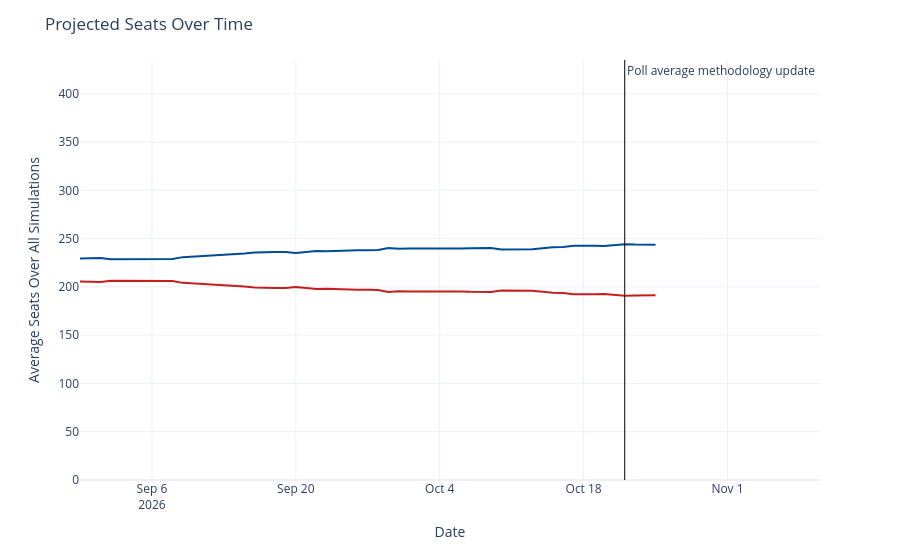

The notebook cell saved with this chart:
### Code cell
seats_over_time = output_ts[(output_ts['geo'] == 'US House') &
                             (output_ts['type'] == 'seats')]
seats_over_time['rep_seats'] = seats_over_time['y'].map(lambda x: 435 - x)
seats_over_time = seats_over_time.rename({'y': 'Democrats', 'rep_seats': 'Republicans'}, axis=1)
seats_time_ser = px.line(seats_over_time, x='date', y=['Democrats', 'Republicans'], template='plotly_white',
                        color_discrete_map={'Democrats': '#004b97', 'Republicans': '#c71e1d'},)
seats_time_ser.update_traces(hovertemplate="%{y:.1f}")
seats_time_ser.update_layout(
    xaxis=dict(range=[pd.to_datetime('2026-08-30'), pd.to_datetime('2026-11-10')]),
    yaxis=dict(range=[0, 435]),
    xaxis_title='Date',
    yaxis_title='Average Seats Over All Simulations',
    title=dict(text="Projected Seats Over Time"),
    hovermode="x",
    showlegend=False
)
seats_time_ser.add_vline(x=pd.to_datetime('2026-10-22').timestamp() * 1000, line_width=1, line_color='black',
                          annotation_text='Poll average methodology update', annotation_position='top right')
seats_time_ser

### Figure 1 — Plotly figure (JSON) as saved in the notebook; plotly's stock layout.template omitted (floating-point values rounded to 4 significant figures)
{"data": [{"hovertemplate": "%{y:.1f}", "legendgroup": "Democrats", "line": {"color": "#004b97", "dash": "solid"}, "marker": {"symbol": "circle"}, "mode": "lines", "name": "Democrats", "orientation": "v", "showlegend": true, "type": "scatter", "x": ["2026-08-30", "2026-08-31", "2026-09-01", "2026-09-02", "2026-09-03", "2026-09-04", "2026-09-05", "2026-09-06", "2026-09-07", "2026-09-08", "2026-09-09", "2026-09-14", "2026-09-15", "2026-09-16", "2026-09-17", "2026-09-18", "2026-09-19", "2026-09-20", "2026-09-21", "2026-09-22", "2026-09-23", "2026-09-24", "2026-09-25", "2026-09-26", "2026-09-27", "2026-09-28", "2026-09-29", "2026-09-30", "2026-10-01", "2026-10-02", "2026-10-03", "2026-10-04", "2026-10-05", "2026-10-06", "2026-10-07", "2026-10-08", "2026-10-09", "2026-10-10", "2026-10-11", "2026-10-12", "2026-10-13", "2026-10-15", "2026-10-16", "2026-10-17", "2026-10-18", "2026-10-19", "2026-10-20", "2026-10-21", "2026-10-22", "2026-10-23", "2026-10-24", "2026-10-25"], "xaxis": "x", "y": [229.4, 230.0, 230.0, 228.5, 228.5, 228.7, 228.7, 228.9, 228.8, 228.9, 230.8, 233.6, 234.7, 235.7, 236.2, 236.1, 236.0, 235.0, 236.2, 237.2, 236.9, 237.4, 237.9, 237.9, 237.9, 238.2, 240.4, 239.5, 239.7, 239.6, 239.5, 239.7, 239.8, 239.7, 240.1, 240.1, 240.2, 238.8, 238.7, 238.7, 238.9, 240.9, 241.3, 242.6, 242.9, 242.5, 242.4, 243.5, 244.2, 243.8, 244.0, 243.7], "yaxis": "y"}, {"hovertemplate": "%{y:.1f}", "legendgroup": "Republicans", "line": {"color": "#c71e1d", "dash": "solid"}, "marker": {"symbol": "circle"}, "mode": "lines", "name": "Republicans", "orientation": "v", "showlegend": true, "type": "scatter", "x": ["2026-08-30", "2026-08-31", "2026-09-01", "2026-09-02", "2026-09-03", "2026-09-04", "2026-09-05", "2026-09-06", "2026-09-07", "2026-09-08", "2026-09-09", "2026-09-14", "2026-09-15", "2026-09-16", "2026-09-17", "2026-09-18", "2026-09-19", "2026-09-20", "2026-09-21", "2026-09-22", "2026-09-23", "2026-09-24", "2026-09-25", "2026-09-26", "2026-09-27", "2026-09-28", "2026-09-29", "2026-09-30", "2026-10-01", "2026-10-02", "2026-10-03", "2026-10-04", "2026-10-05", "2026-10-06", "2026-10-07", "2026-10-08", "2026-10-09", "2026-10-10", "2026-10-11", "2026-10-12", "2026-10-13", "2026-10-15", "2026-10-16", "2026-10-17", "2026-10-18", "2026-10-19", "2026-10-20", "2026-10-21", "2026-10-22", "2026-10-23", "2026-10-24", "2026-10-25"], "xaxis": "x", "y": [205.6, 205.0, 205.0, 206.5, 206.5, 206.3, 206.3, 206.1, 206.2, 206.1, 204.2, 201.4, 200.3, 199.3, 198.8, 198.9, 199.0, 200.0, 198.8, 197.8, 198.1, 197.6, 197.1, 197.1, 197.1, 196.8, 194.6, 195.5, 195.3, 195.4, 195.5, 195.3, 195.2, 195.3, 194.9, 194.9, 194.8, 196.2, 196.3, 196.3, 196.1, 194.1, 193.7, 192.4, 192.1, 192.5, 192.6, 191.5, 190.8, 191.2, 191.0, 191.3], "yaxis": "y"}], "layout": {"annotations": [{"showarrow": false, "text": "Poll average methodology update", "x": 1792627200000, "xanchor": "left", "xref": "x", "y": 1, "yanchor": "top", "yref": "y domain"}], "hovermode": "x", "legend": {"title": {"text": "variable"}, "tracegroupgap": 0}, "margin": {"t": 60}, "shapes": [{"line": {"color": "black", "width": 1}, "type": "line", "x0": 1792627200000, "x1": 1792627200000, "xref": "x", "y0": 0, "y1": 1, "yref": "y domain"}], "showlegend": false, "title": {"text": "Projected Seats Over Time"}, "xaxis": {"anchor": "y", "domain": [0, 1], "range": ["2026-08-30T00:00:00", "2026-11-10T00:00:00"], "title": {"text": "Date"}}, "yaxis": {"anchor": "x", "domain": [0, 1], "range": [0, 435], "title": {"text": "Average Seats Over All Simulations"}}}}
